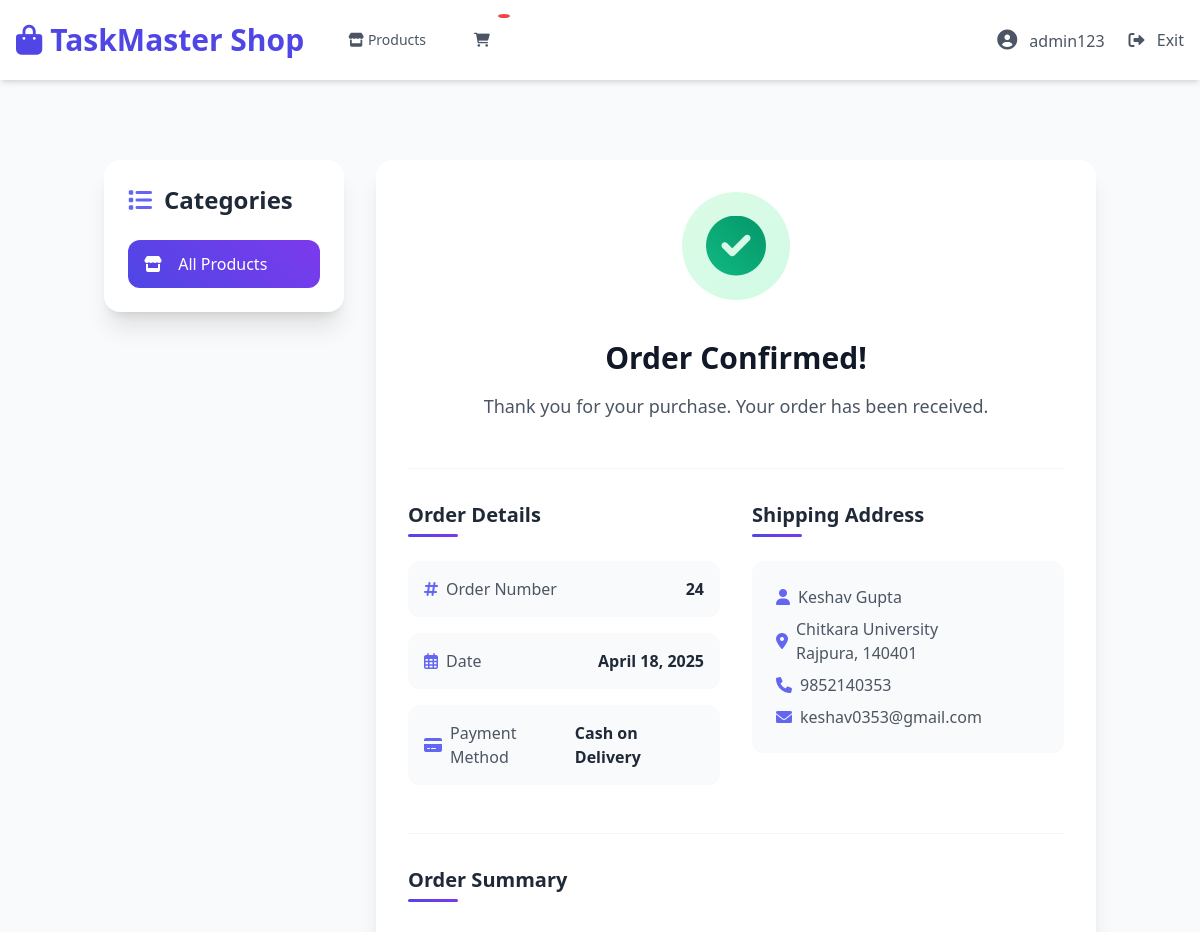
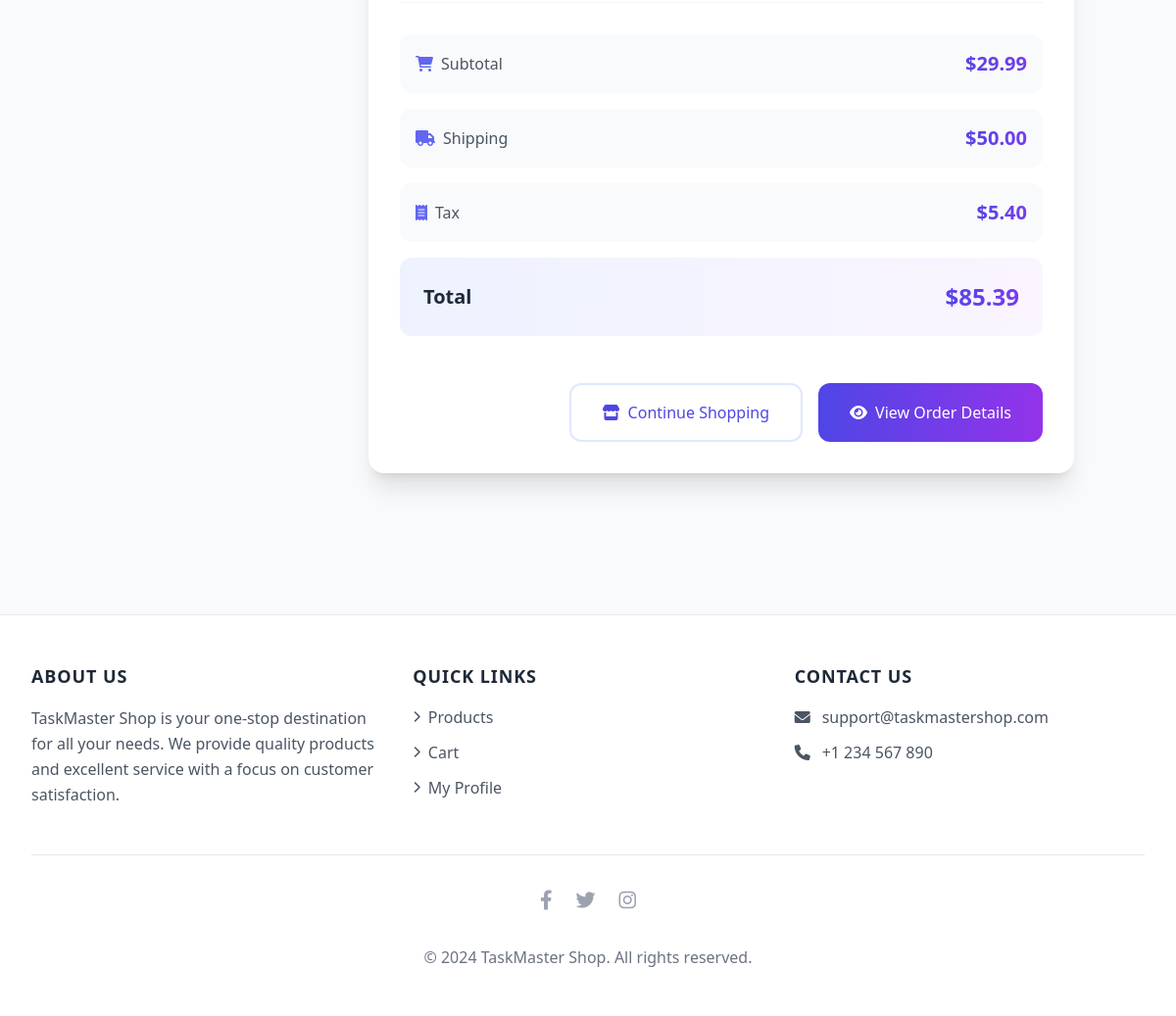
The app's page /shop/order/confirmation/24/ (signed in) with its own data (2 pictures, top to bottom).
### TASKMASTERAPP/models.py (models this page shows, shortened)
class CustomUser(AbstractUser):
    USER_TYPES = [
        ('user', 'Regular User'),
        ('admin', 'Administrator'),
    ]
    GENDER_CHOICES = [
        ('male', 'Male'),
        ('female', 'Female'),
        ('other', 'Other'),
    ]
    profile_picture = models.ImageField(upload_to='profile_pics/', null=True, blank=True, default='default-profile.jpg')
    bio = models.TextField(max_length=500, blank=True, null=True)
    date_of_birth = models.DateField(null=True, blank=True)
    phone_number = models.CharField(max_length=15, blank=True, null=True)
    gender = models.CharField(max_length=10, choices=GENDER_CHOICES, blank=True, null=True)
    address = models.TextField(blank=True, null=True)
    social = models.URLField(blank=True, null=True)
    user_type = models.CharField(max_length=10, choices=USER_TYPES, default='user')

### shop/models.py (models this page shows, shortened)
class Order(models.Model):
    STATUS_CHOICES = (
        ('pending', 'Pending'),
        ('processing', 'Processing'),
        ('shipped', 'Shipped'),
        ('delivered', 'Delivered'),
        ('completed', 'Completed'),
        ('cancelled', 'Cancelled'),
    )
    PAYMENT_METHOD_CHOICES = (
        ('cod', 'Cash on Delivery'),
        ('online', 'Online Payment'),
    )
    user = models.ForeignKey(settings.AUTH_USER_MODEL, on_delete=models.CASCADE)
    first_name = models.CharField(max_length=50)
    last_name = models.CharField(max_length=50)
    email = models.EmailField()
    phone = models.CharField(max_length=20)
    shipping_address = models.TextField()
    payment_method = models.CharField(max_length=20, choices=PAYMENT_METHOD_CHOICES, default='cod')
    created_at = models.DateTimeField(auto_now_add=True)
    updated_at = models.DateTimeField(auto_now=True)
    status = models.CharField(max_length=20, choices=STATUS_CHOICES, default='pending')
    subtotal = models.DecimalField(max_digits=10, decimal_places=2)
    shipping_cost = models.DecimalField(max_digits=10, decimal_places=2)
    tax = models.DecimalField(max_digits=10, decimal_places=2)
    total = models.DecimalField(max_digits=10, decimal_places=2)

### shop/views.py (the view)
# urls.py: path('order/confirmation/<int:order_id>/', views.order_confirmation, name='order_confirmation'),
@login_required
def order_confirmation(request, order_id):
    order = get_object_or_404(Order, id=order_id, user=request.user)
    address_parts = order.shipping_address.split(', ')
    street_address = address_parts[0] if len(address_parts) > 0 else ''
    city = address_parts[1] if len(address_parts) > 1 else ''
    state_zip = address_parts[2] if len(address_parts) > 2 else ''
    state = ''
    zip_code = ''
    if state_zip:
        state_zip_parts = state_zip.split(' ')
        state = state_zip_parts[0] if len(state_zip_parts) > 0 else ''
        zip_code = state_zip_parts[1] if len(state_zip_parts) > 1 else ''
    context = {
        'order': order,
        'shipping_address': {
            'full_name': f"{order.first_name} {order.last_name}",
            'street_address': street_address,
            'city': city,
            'state': state,
            'zip': zip_code,
            'phone': order.phone,
            'email': order.email
        }
    }
    return render(request, 'shop/order_confirmation.html', context)

### shop/templates/shop/order_confirmation.html (shortened to what this page needs)
{% extends "shop/shop_base.html" %}
{% load static %}
{% block shop_content %}
<div class="confirmation-card bg-white rounded-2xl shadow-xl overflow-hidden">
    <div class="p-8">
        <div class="text-center mb-12">
            <div class="inline-block p-6 rounded-full bg-gradient-to-br from-green-100 to-emerald-100 mb-6">
                <i class="fas fa-check-circle text-6xl success-icon"></i>
            </div>
            <h2 class="mt-4 text-3xl font-bold text-gray-900">Order Confirmed!</h2>
            <p class="mt-4 text-lg text-gray-600">Thank you for your purchase. Your order has been received.</p>
        </div>
        <div class="border-t border-gray-100 pt-8">
            <div class="grid grid-cols-1 md:grid-cols-2 gap-8">
                <div>
                    <h3 class="text-xl font-bold text-gray-800 mb-6 section-title">Order Details</h3>
                    <dl class="space-y-4">
                        <div class="flex justify-between items-center p-4 rounded-xl bg-gray-50">
                            <dt class="text-gray-600 flex items-center">
                                <i class="fas fa-hashtag mr-2 text-indigo-500"></i>
                                Order Number
                            </dt>
                            <dd class="font-bold text-gray-800">{{ order.id }}</dd>
                        </div>
                        <div class="flex justify-between items-center p-4 rounded-xl bg-gray-50">
                            <dt class="text-gray-600 flex items-center">
                                <i class="far fa-calendar-alt mr-2 text-indigo-500"></i>
                                Date
                            </dt>
                            <dd class="font-bold text-gray-800">{{ order.created_at|date:"F j, Y" }}</dd>
                        </div>
                        <div class="flex justify-between items-center p-4 rounded-xl bg-gray-50">
                            <dt class="text-gray-600 flex items-center">
                                <i class="fas fa-credit-card mr-2 text-indigo-500"></i>
                                Payment Method
                            </dt>
                            <dd class="font-bold text-gray-800">{{ order.get_payment_method_display }}</dd>
                        </div>
                    </dl>
                </div>
                <div>
                    <h3 class="text-xl font-bold text-gray-800 mb-6 section-title">Shipping Address</h3>
                    <div class="p-6 rounded-xl bg-gray-50">
                        <address class="text-gray-600 not-italic space-y-2">
                            <p class="flex items-center">
                                <i class="fas fa-user mr-2 text-indigo-500"></i>
                                {{ shipping_address.full_name }}
                            </p>
                            <p class="flex items-center">
                                <i class="fas fa-map-marker-alt mr-2 text-indigo-500"></i>
                                {{ shipping_address.street_address }}
                                <br>{{ shipping_address.city }}, {{ shipping_address.state }} {{ shipping_address.zip }}
                            </p>
                            <p class="flex items-center">
                                <i class="fas fa-phone mr-2 text-indigo-500"></i>
                                {{ shipping_address.phone }}
                            </p>
                            <p class="flex items-center">
                                <i class="fas fa-envelope mr-2 text-indigo-500"></i>
                                {{ shipping_address.email }}
                            </p>
                        </address>
                    </div>
                </div>
            </div>
        </div>
        <div class="mt-12 border-t border-gray-100 pt-8">
            <h3 class="text-xl font-bold text-gray-800 mb-8 section-title">Order Summary</h3>
            <div class="mt-8 border-t border-gray-100 pt-8">
                <div class="space-y-4">
                    <div class="flex justify-between items-center p-4 rounded-xl bg-gray-50">
                        <span class="text-gray-600 flex items-center">
                            <i class="fas fa-shopping-cart mr-2 text-indigo-500"></i>
                            Subtotal
                        </span>
                        <span class="text-xl font-bold price-tag">${{ order.subtotal }}</span>
                    </div>
                    <div class="flex justify-between items-center p-4 rounded-xl bg-gray-50">
                        <span class="text-gray-600 flex items-center">
                            <i class="fas fa-truck mr-2 text-indigo-500"></i>
                            Shipping
                        </span>
                        <span class="text-xl font-bold price-tag">${{ order.shipping_cost }}</span>
                    </div>
                    <div class="flex justify-between items-center p-4 rounded-xl bg-gray-50">
                        <span class="text-gray-600 flex items-center">
                            <i class="fas fa-receipt mr-2 text-indigo-500"></i>
                            Tax
                        </span>
                        <span class="text-xl font-bold price-tag">${{ order.tax }}</span>
                    </div>
                    <div class="flex justify-between items-center p-6 rounded-xl bg-gradient-to-r from-indigo-50 to-purple-50 mt-4">
                        <span class="text-xl font-bold text-gray-800">Total</span>
                        <span class="text-2xl font-bold price-tag">${{ order.total }}</span>
                    </div>
                </div>
            </div>
        </div>
        <div class="mt-12 flex flex-col sm:flex-row justify-end space-y-4 sm:space-y-0 sm:space-x-4">
            <a href="{% url 'shop:product_list' %}"
               class="action-button px-8 py-4 border-2 border-indigo-100 rounded-xl text-indigo-600 font-medium hover:bg-indigo-50 focus:outline-none flex items-center justify-center">
                <i class="fas fa-store mr-2"></i>
                Continue Shopping
            </a>
            <a href="{% url 'shop:order_detail' order.id %}"
               class="action-button px-8 py-4 bg-gradient-to-r from-indigo-600 to-purple-600 text-white rounded-xl font-medium hover:from-indigo-700 hover:to-purple-700 focus:outline-none flex items-center justify-center">
                <i class="fas fa-eye mr-2"></i>
                View Order Details
            </a>
        </div>
    </div>
</div>
{% endblock %}

### templates/base.html (shortened to what this page needs)
<!DOCTYPE html>
<html lang="en">
<head>
    <script src="https://cdn.tailwindcss.com"></script>
    <link rel="stylesheet" href="https://cdnjs.cloudflare.com/ajax/libs/font-awesome/6.0.0/css/all.min.css">
</head>
<body class="bg-gray-50 min-h-screen">
    <nav class="bg-white shadow-md sticky top-0 z-50">
        <div class="max-w-7xl mx-auto px-4">
            <div class="flex justify-between h-20">
                <div class="flex items-center">
                    <div class="flex-shrink-0">
                        <a href="{% url 'shop:product_list' %}" class="text-3xl font-bold text-indigo-600 hover:text-indigo-700 transition-colors">
                            <i class="fas fa-shopping-bag mr-2"></i>TaskMaster Shop
                        </a>
                    </div>
                    <div class="hidden sm:ml-8 sm:flex sm:space-x-6">
                        <a href="{% url 'shop:product_list' %}"
                           class="nav-link text-gray-600 hover:text-indigo-600 px-3 py-2 text-sm font-medium">
                            <i class="fas fa-store mr-1"></i>Products
                        </a>
                        <a href="{% url 'shop:cart_detail' %}"
                           class="nav-link text-gray-600 hover:text-indigo-600 px-3 py-2 text-sm font-medium cart-icon">
                            <i class="fas fa-shopping-cart"></i>
                            <span class="cart-badge">{% if cart|length %}{{ cart|length }}{% endif %}</span>
                        </a>
                    </div>
                </div>
                <div class="hidden sm:flex sm:items-center">
                    {% if user.is_authenticated %}
                        <div class="ml-6 relative">
                            <div class="flex items-center space-x-6">
                                <a href="{% url 'shop:user_profile' %}"
                                   class="nav-link text-gray-600 hover:text-indigo-600">
                                    <i class="fas fa-user-circle text-xl"></i>
                                    <span class="ml-2">{{ user.get_full_name|default:user.username }}</span>
                                </a>
                                <a href="{% url 'index' %}"
                                   class="nav-link text-gray-600 hover:text-indigo-600">
                                    <i class="fas fa-sign-out-alt"></i>
                                    <span class="ml-2">Exit</span>
                                </a>
                            </div>
                        </div>
                    {% endif %}
                </div>
            </div>
        </div>
    </nav>
    <main class="max-w-7xl mx-auto py-8 sm:px-6 lg:px-8">
        {% block content %}
        {% endblock %}
    </main>
    <footer class="bg-white mt-16 border-t border-gray-200">
        <div class="max-w-7xl mx-auto py-12 px-4 sm:px-6 lg:px-8">
            <div class="grid grid-cols-1 md:grid-cols-3 gap-8">
                <div class="hover-scale">
                    <h3 class="text-lg font-semibold text-gray-800 tracking-wider uppercase mb-4">About Us</h3>
                    <p class="text-gray-600 leading-relaxed">
                        TaskMaster Shop is your one-stop destination for all your needs. We provide quality products and excellent service with a focus on customer satisfaction.
                    </p>
                </div>
                <div>
                    <h3 class="text-lg font-semibold text-gray-800 tracking-wider uppercase mb-4">Quick Links</h3>
                    <ul class="space-y-3">
                        <li>
                            <a href="{% url 'shop:product_list' %}" class="text-gray-600 hover:text-indigo-600 transition-colors flex items-center">
                                <i class="fas fa-chevron-right mr-2 text-xs"></i>Products
                            </a>
                        </li>
                        <li>
                            <a href="{% url 'shop:cart_detail' %}" class="text-gray-600 hover:text-indigo-600 transition-colors flex items-center">
                                <i class="fas fa-chevron-right mr-2 text-xs"></i>Cart
                            </a>
                        </li>
                        {% if user.is_authenticated %}
                        <li>
                            <a href="{% url 'shop:user_profile' %}" class="text-gray-600 hover:text-indigo-600 transition-colors flex items-center">
                                <i class="fas fa-chevron-right mr-2 text-xs"></i>My Profile
                            </a>
                        </li>
                        {% endif %}
                    </ul>
                </div>
                <div>
                    <h3 class="text-lg font-semibold text-gray-800 tracking-wider uppercase mb-4">Contact Us</h3>
                    <ul class="space-y-3">
                        <li class="text-gray-600 hover:text-indigo-600 transition-colors">
                            <a href="mailto:support@taskmastershop.com" class="flex items-center">
                                <i class="fas fa-envelope mr-3"></i>
                                support@taskmastershop.com
                            </a>
                        </li>
                        <li class="text-gray-600 hover:text-indigo-600 transition-colors">
                            <a href="tel:+1234567890" class="flex items-center">
                                <i class="fas fa-phone mr-3"></i>
                                +1 234 567 890
                            </a>
                        </li>
                    </ul>
                </div>
            </div>
            <div class="mt-12 border-t border-gray-200 pt-8">
                <div class="flex justify-center space-x-6">
                    <a href="#" class="text-gray-400 hover:text-indigo-600 transition-colors">
                        <i class="fab fa-facebook-f text-xl"></i>
                    </a>
                    <a href="#" class="text-gray-400 hover:text-indigo-600 transition-colors">
                        <i class="fab fa-twitter text-xl"></i>
                    </a>
                    <a href="#" class="text-gray-400 hover:text-indigo-600 transition-colors">
                        <i class="fab fa-instagram text-xl"></i>
                    </a>
                </div>
                <p class="mt-8 text-center text-gray-500">
                    &copy; 2024 TaskMaster Shop. All rights reserved.
                </p>
            </div>
        </div>
    </footer>
</body>
</html>

### records on screen
CustomUser: get_full_name "admin123"
Order: id "24", created_at "April 18, 2025", payment_method "Cash on Delivery", phone "9852140353", email "keshav0353@gmail.com", subtotal "29.99", shipping_cost "50.00", tax "5.40", total "85.39"

### other values on screen
{{ shipping_address.full_name }} "Keshav Gupta"
{{ shipping_address.street_address }} "Chitkara University"
{{ shipping_address.city }} "Rajpura"
{{ shipping_address.state }} "140401"
